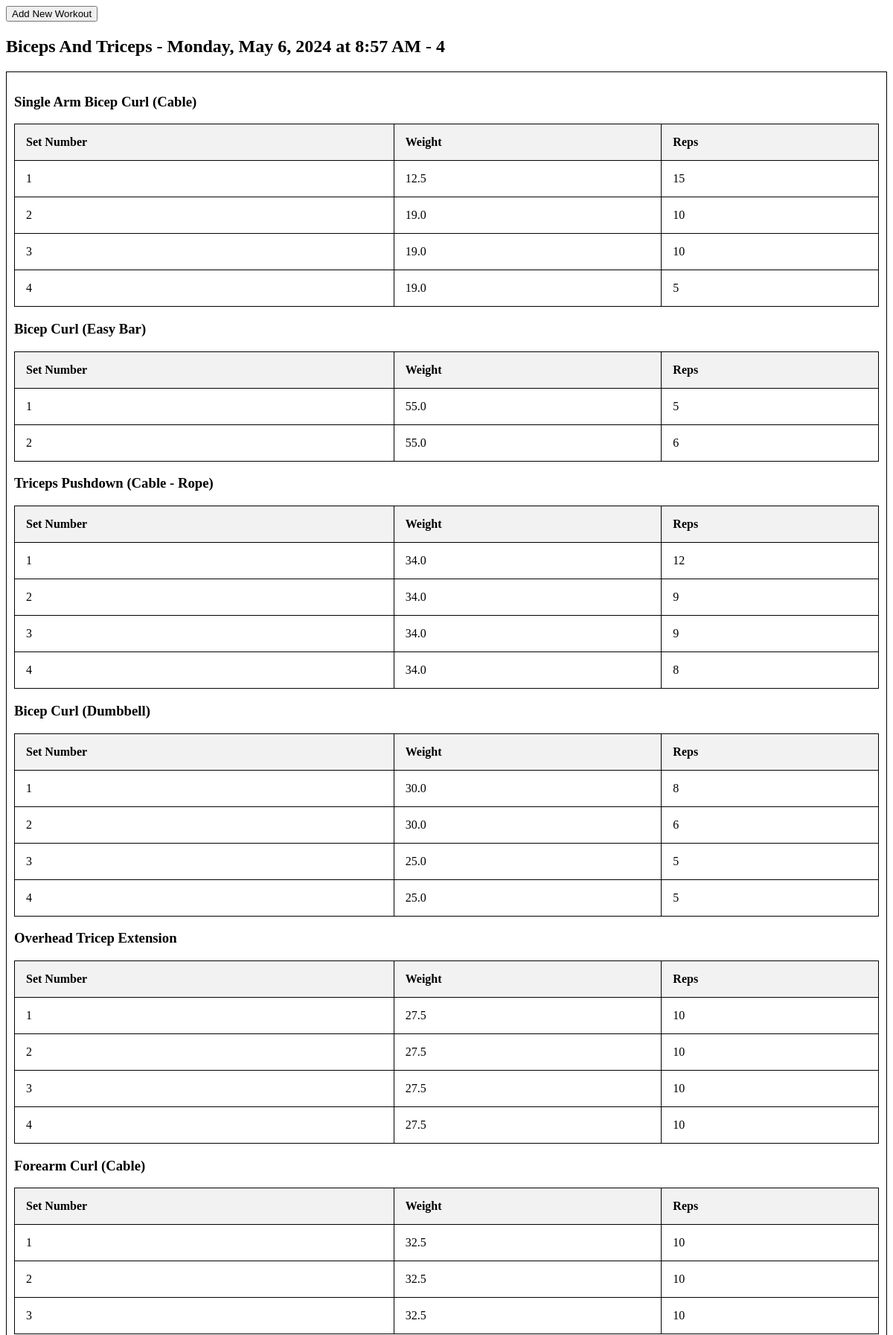
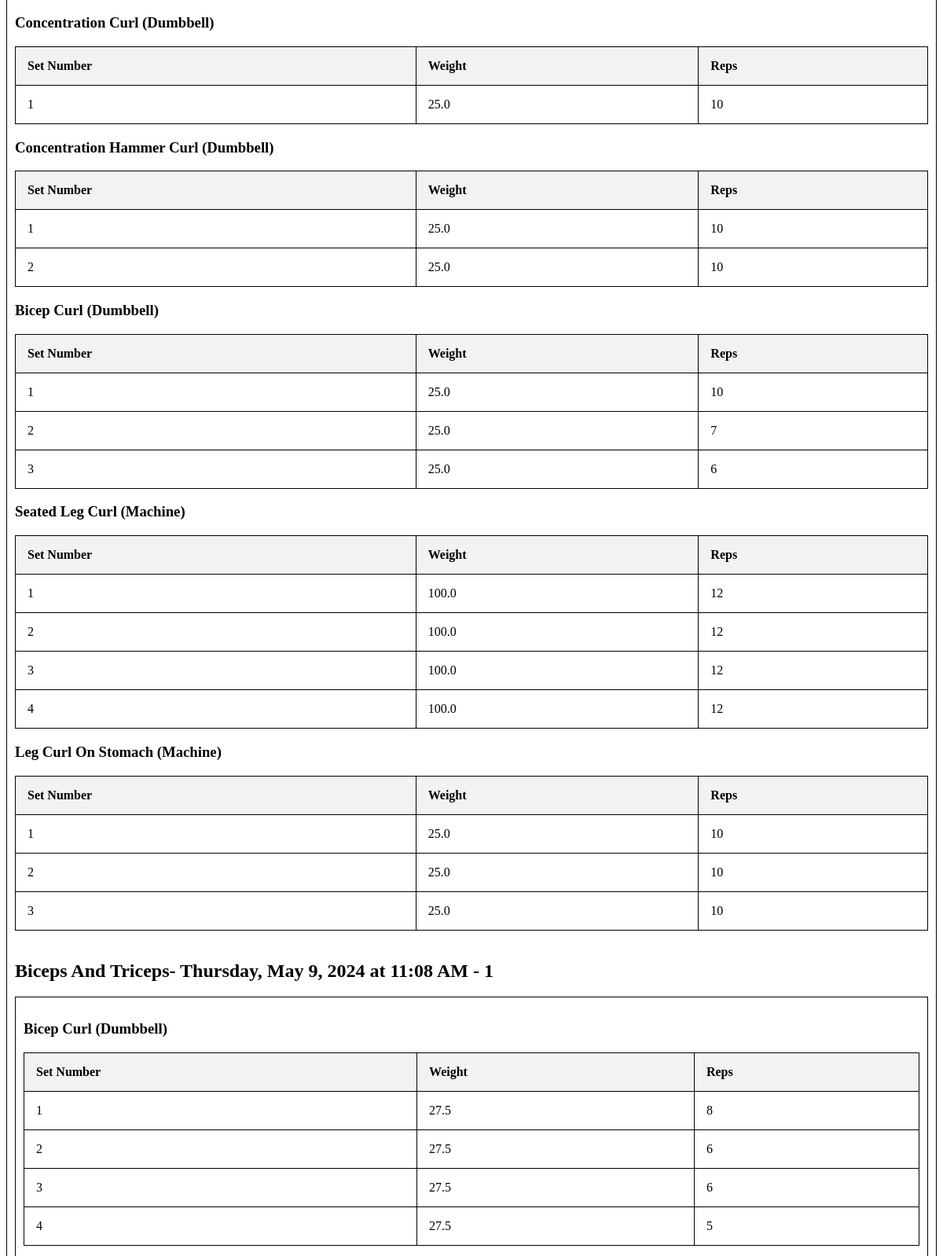
The page / (upper part) on the database its author committed (2 pictures, top to bottom).
### tables this page shows
CREATE TABLE workouts(
                  id INTEGER PRIMARY KEY AUTOINCREMENT,
                  title TEXT,
                  date TEXT
                 );

CREATE TABLE exercises(
                    id INTEGER PRIMARY KEY AUTOINCREMENT,
                    workout_id INTEGER,
                    exercise TEXT,
                    set_number INTEGER,
                    weight REAL,
                    reps INTEGER,
                    FOREIGN KEY(workout_id) REFERENCES workouts(id)
                 );

### web_server.py (the view)
@app.route('/')
def index():
    workout_data = get_workout_data()
    return render_template('index.html', workout_data=workout_data)

### web_server.py (called while the page is built)
def get_workout_data():
    conn = sqlite3.connect('workouts_data.db')
    c = conn.cursor()
    c.execute("""
                SELECT w.title, w.date, w.id, e.exercise, e.set_number, e.weight, e.reps
                FROM workouts w
                JOIN exercises e ON w.id = e.workout_id
              """)
    rows = c.fetchall()
    conn.close()
    workouts = {}
    for row in rows:
        title, date, id, exercise, set_number, weight, reps = row
        if (title, date, id) not in workouts:
            workouts[(title, date, id)] = []
        workouts[(title, date, id)].append((exercise, set_number, weight, reps))
    workouts = dict(sorted(workouts.items(), key=lambda x: (x[0][1], x[0][2])))
    return workouts

### templates/index.html (shortened to what this page needs)
<!DOCTYPE html>
<html>
<head>
    <link rel="stylesheet" href="{{ url_for('static', filename='styles.css') }}">
</head>
<body>
    <button id="add-new-workout-btn">Add New Workout</button>
    {% set ns = namespace(current_exercise='') %}
    {% for workout, exercises in workout_data.items() %}
        <h2>{{ workout[0] }}- {{ workout[1] }} - {{ workout[2] }}</h2>
        <div class="workout">
    {% for exercise in exercises %}
        {% if exercise[0] != ns.current_exercise %}
        {% if ns.current_exercise != '' %}
            </table>
        {% endif %}
        <h3>{{ exercise[0] }}</h3>
        <table>
            <tr>
                <th>Set Number</th>
                <th>Weight</th>
                <th>Reps</th>
            </tr>
            {% set ns.current_exercise = exercise[0] %}
        {% endif %}
        <tr>
            <td>{{ exercise[1] }}</td>
            <td>{{ exercise[2] }}</td>
            <td>{{ exercise[3] }}</td>
        </tr>
    {% endfor %}
    </table>
    <br>
    {% endfor %}
</body>
</html>

### static/styles.css (style rules this page uses)
table { width: 100%; border-collapse: collapse; }
table, th, td { border: 1px solid black; }
th, td { padding: 15px; text-align: left; }
th { background-color: #f2f2f2; }
.workout { border: 1px solid black; padding: 10px; margin-bottom: 20px; background-color: ; }

### rows shown on the page
workouts: title "Biceps And Triceps", date "Monday, May 6, 2024 at 8:57 AM", id "4"
exercises: exercise "Single Arm Bicep Curl (Cable)", set_number "1", weight "12.5", reps "15"
exercises: set_number "2", weight "19.0", reps "10"
exercises: set_number "3", weight "19.0", reps "10"
exercises: exercise "4", weight "19.0", reps "5"
exercises: exercise "Bicep Curl (Easy Bar)", set_number "1", weight "55.0", reps "5"
exercises: set_number "2", weight "55.0", reps "6"
exercises: exercise "Triceps Pushdown (Cable - Rope)", set_number "1", weight "34.0", reps "12"
exercises: set_number "2", weight "34.0", reps "9"
exercises: set_number "3", weight "34.0", reps "9"
exercises: exercise "4", weight "34.0", reps "8"
exercises: exercise "Bicep Curl (Dumbbell)", set_number "1", weight "30.0", reps "8"
exercises: set_number "2", weight "30.0", reps "6"
exercises: set_number "3", weight "25.0", reps "5"
exercises: exercise "4", weight "25.0", reps "5"
exercises: exercise "Overhead Tricep Extension", set_number "1", weight "27.5", reps "10"
exercises: set_number "2", weight "27.5", reps "10"
exercises: set_number "3", weight "27.5", reps "10"
exercises: exercise "4", weight "27.5", reps "10"
exercises: exercise "Forearm Curl (Cable)", set_number "1", weight "32.5", reps "10"
exercises: set_number "2", weight "32.5", reps "10"
exercises: set_number "3", weight "32.5", reps "10"
exercises: exercise "Concentration Curl (Dumbbell)", set_number "1", weight "25.0", reps "10"
exercises: exercise "Concentration Hammer Curl (Dumbbell)", set_number "1", weight "25.0", reps "10"
exercises: set_number "2", weight "25.0", reps "10"
exercises: exercise "Bicep Curl (Dumbbell)", set_number "1", weight "25.0", reps "10"
exercises: set_number "2", weight "25.0", reps "7"
exercises: set_number "3", weight "25.0", reps "6"
exercises: exercise "Seated Leg Curl (Machine)", set_number "1", weight "100.0", reps "12"
exercises: set_number "2", weight "100.0", reps "12"
exercises: set_number "3", weight "100.0", reps "12"
exercises: exercise "4", weight "100.0", reps "12"
exercises: exercise "Leg Curl On Stomach (Machine)", set_number "1", weight "25.0", reps "10"
exercises: set_number "2", weight "25.0", reps "10"
exercises: set_number "3", weight "25.0", reps "10"
workouts: title "Biceps And Triceps", date "Thursday, May 9, 2024 at 11:08 AM", id "1"
exercises: exercise "Bicep Curl (Dumbbell)", exercise "1", weight "27.5", reps "8"
exercises: exercise "2", weight "27.5", reps "6"
exercises: exercise "3", weight "27.5", reps "6"
exercises: exercise "4", weight "27.5", reps "5"
